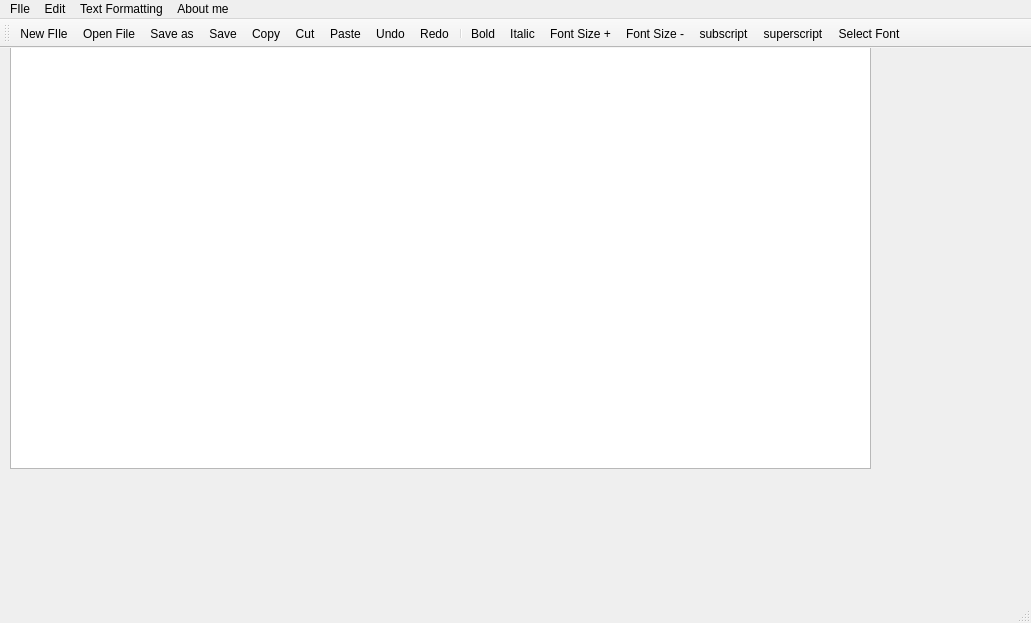
<?xml version="1.0" encoding="UTF-8"?>
<ui version="4.0">
 <class>MainWindow</class>
 <widget class="QMainWindow" name="MainWindow">
  <property name="geometry">
   <rect>
    <x>0</x>
    <y>0</y>
    <width>1031</width>
    <height>623</height>
   </rect>
  </property>
  <property name="windowTitle">
   <string>MainWindow</string>
  </property>
  <widget class="QWidget" name="centralWidget">
   <widget class="QTextEdit" name="textEdit">
    <property name="geometry">
     <rect>
      <x>10</x>
      <y>-20</y>
      <width>861</width>
      <height>441</height>
     </rect>
    </property>
   </widget>
  </widget>
  <widget class="QMenuBar" name="menuBar">
   <property name="geometry">
    <rect>
     <x>0</x>
     <y>0</y>
     <width>1031</width>
     <height>25</height>
    </rect>
   </property>
   <widget class="QMenu" name="menuFIle">
    <property name="title">
     <string>FIle</string>
    </property>
    <addaction name="actionNew_FIle"/>
    <addaction name="actionOpen_File"/>
    <addaction name="separator"/>
    <addaction name="actionSave"/>
    <addaction name="actionSave_as"/>
   </widget>
   <widget class="QMenu" name="menuEdit">
    <property name="title">
     <string>Edit</string>
    </property>
    <addaction name="actionCopy"/>
    <addaction name="actionCut"/>
    <addaction name="actionPaste"/>
    <addaction name="separator"/>
    <addaction name="actionUndo"/>
    <addaction name="actionRedo"/>
   </widget>
   <widget class="QMenu" name="menuText_Formatting">
    <property name="title">
     <string>Text Formatting</string>
    </property>
    <addaction name="actionFont"/>
    <addaction name="actionBold"/>
    <addaction name="actionItalic"/>
    <addaction name="separator"/>
    <addaction name="actionFontsinc"/>
    <addaction name="separator"/>
    <addaction name="actionFontsdec"/>
    <addaction name="actionsubscript"/>
    <addaction name="actionsuperscript"/>
   </widget>
   <widget class="QMenu" name="menuAbout_me">
    <property name="title">
     <string>About me</string>
    </property>
    <addaction name="actionResume"/>
    <addaction name="actionResume_pdf"/>
   </widget>
   <addaction name="menuFIle"/>
   <addaction name="menuEdit"/>
   <addaction name="menuText_Formatting"/>
   <addaction name="menuAbout_me"/>
  </widget>
  <widget class="QToolBar" name="mainToolBar">
   <attribute name="toolBarArea">
    <enum>TopToolBarArea</enum>
   </attribute>
   <attribute name="toolBarBreak">
    <bool>false</bool>
   </attribute>
   <addaction name="actionNew_FIle"/>
   <addaction name="actionOpen_File"/>
   <addaction name="actionSave_as"/>
   <addaction name="actionSave"/>
   <addaction name="actionCopy"/>
   <addaction name="actionCut"/>
   <addaction name="actionPaste"/>
   <addaction name="actionUndo"/>
   <addaction name="actionRedo"/>
   <addaction name="separator"/>
   <addaction name="actionBold"/>
   <addaction name="actionItalic"/>
   <addaction name="actionFontsinc"/>
   <addaction name="actionFontsdec"/>
   <addaction name="actionsubscript"/>
   <addaction name="actionsuperscript"/>
   <addaction name="actionFont"/>
  </widget>
  <widget class="QStatusBar" name="statusBar"/>
  <action name="actionNew_FIle">
   <property name="icon">
    <iconset resource="appresources.qrc">
     <normaloff>:/Images/new.png</normaloff>:/Images/new.png</iconset>
   </property>
   <property name="text">
    <string>New FIle</string>
   </property>
  </action>
  <action name="actionOpen_File">
   <property name="icon">
    <iconset resource="appresources.qrc">
     <normaloff>:/Images/open.png</normaloff>:/Images/open.png</iconset>
   </property>
   <property name="text">
    <string>Open File</string>
   </property>
  </action>
  <action name="actionSave">
   <property name="icon">
    <iconset resource="appresources.qrc">
     <normaloff>:/Images/save.png</normaloff>:/Images/save.png</iconset>
   </property>
   <property name="text">
    <string>Save</string>
   </property>
  </action>
  <action name="actionSave_as">
   <property name="icon">
    <iconset resource="appresources.qrc">
     <normaloff>:/Images/saveas.png</normaloff>:/Images/saveas.png</iconset>
   </property>
   <property name="text">
    <string>Save as</string>
   </property>
  </action>
  <action name="actionCopy">
   <property name="icon">
    <iconset resource="appresources.qrc">
     <normaloff>:/Images/copy.png</normaloff>:/Images/copy.png</iconset>
   </property>
   <property name="text">
    <string>Copy</string>
   </property>
  </action>
  <action name="actionCut">
   <property name="icon">
    <iconset resource="appresources.qrc">
     <normaloff>:/Images/cut.png</normaloff>:/Images/cut.png</iconset>
   </property>
   <property name="text">
    <string>Cut</string>
   </property>
  </action>
  <action name="actionUndo">
   <property name="icon">
    <iconset resource="appresources.qrc">
     <normaloff>:/Images/undo.png</normaloff>:/Images/undo.png</iconset>
   </property>
   <property name="text">
    <string>Undo</string>
   </property>
  </action>
  <action name="actionRedo">
   <property name="icon">
    <iconset resource="appresources.qrc">
     <normaloff>:/Images/redo.png</normaloff>:/Images/redo.png</iconset>
   </property>
   <property name="text">
    <string>Redo</string>
   </property>
  </action>
  <action name="actionPaste">
   <property name="icon">
    <iconset resource="appresources.qrc">
     <normaloff>:/Images/paste.png</normaloff>:/Images/paste.png</iconset>
   </property>
   <property name="text">
    <string>Paste</string>
   </property>
  </action>
  <action name="actionBold">
   <property name="checkable">
    <bool>true</bool>
   </property>
   <property name="checked">
    <bool>false</bool>
   </property>
   <property name="icon">
    <iconset resource="appresources.qrc">
     <normaloff>:/Images/bold.png</normaloff>:/Images/bold.png</iconset>
   </property>
   <property name="text">
    <string>Bold</string>
   </property>
  </action>
  <action name="actionItalic">
   <property name="checkable">
    <bool>true</bool>
   </property>
   <property name="icon">
    <iconset resource="appresources.qrc">
     <normaloff>:/Images/italic.png</normaloff>:/Images/italic.png</iconset>
   </property>
   <property name="text">
    <string>Italic</string>
   </property>
  </action>
  <action name="actionFontsinc">
   <property name="icon">
    <iconset resource="appresources.qrc">
     <normaloff>:/Images/fontinc.png</normaloff>:/Images/fontinc.png</iconset>
   </property>
   <property name="text">
    <string> Font Size +</string>
   </property>
  </action>
  <action name="actionResume">
   <property name="icon">
    <iconset resource="appresources.qrc">
     <normaloff>:/Images/new.png</normaloff>:/Images/new.png</iconset>
   </property>
   <property name="text">
    <string>Resume</string>
   </property>
  </action>
  <action name="actionsubscript">
   <property name="checkable">
    <bool>true</bool>
   </property>
   <property name="icon">
    <iconset resource="appresources.qrc">
     <normaloff>:/Images/subscript.png</normaloff>:/Images/subscript.png</iconset>
   </property>
   <property name="text">
    <string>subscript</string>
   </property>
  </action>
  <action name="actionsuperscript">
   <property name="checkable">
    <bool>true</bool>
   </property>
   <property name="icon">
    <iconset resource="appresources.qrc">
     <normaloff>:/Images/superscript.png</normaloff>:/Images/superscript.png</iconset>
   </property>
   <property name="text">
    <string>superscript</string>
   </property>
  </action>
  <action name="actionFontsdec">
   <property name="icon">
    <iconset resource="appresources.qrc">
     <normaloff>:/Images/fontdec.png</normaloff>:/Images/fontdec.png</iconset>
   </property>
   <property name="text">
    <string>Font Size -</string>
   </property>
  </action>
  <action name="actionFont">
   <property name="icon">
    <iconset resource="appresources.qrc">
     <normaloff>:/Images/fonttype.png</normaloff>:/Images/fonttype.png</iconset>
   </property>
   <property name="text">
    <string>Select Font</string>
   </property>
  </action>
  <action name="actionResume_pdf">
   <property name="icon">
    <iconset>
     <normaloff>new.png</normaloff>new.png</iconset>
   </property>
   <property name="text">
    <string>Resume pdf</string>
   </property>
  </action>
 </widget>
 <layoutdefault spacing="6" margin="11"/>
 <resources>
  <include location="appresources.qrc"/>
 </resources>
 <connections/>
</ui>
